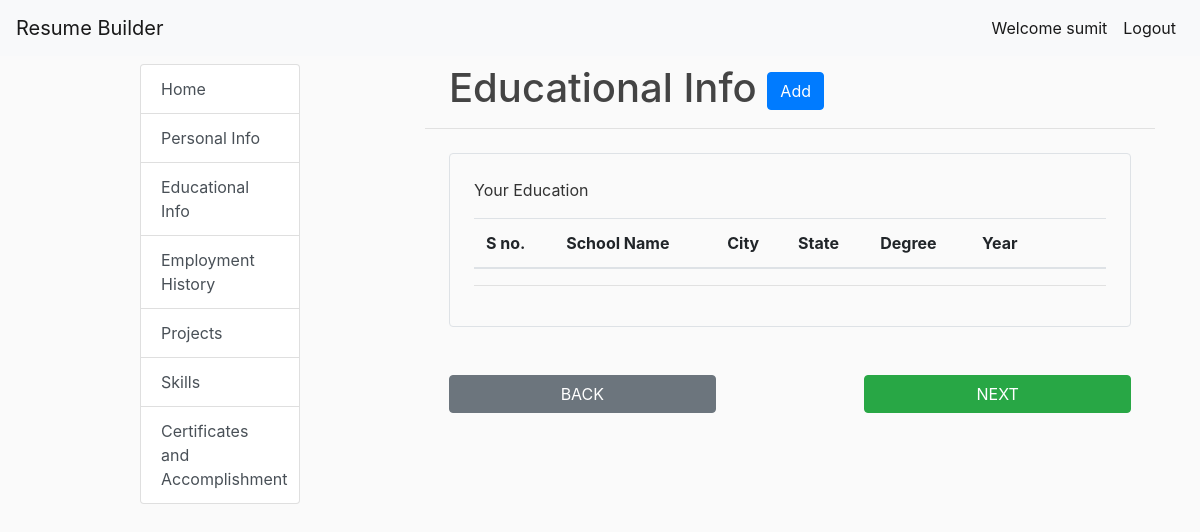
The app's page /educational_list/ (signed in), older data.
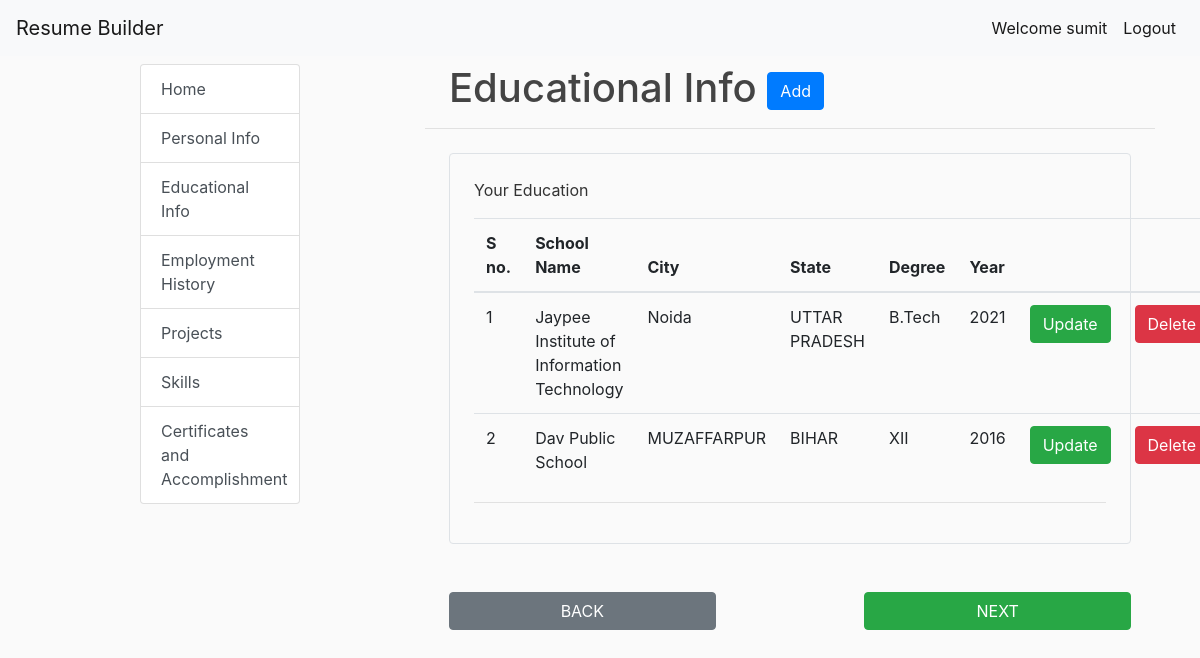
The same page, newer data.
### resume_app/models.py (models this page shows)
class Education(models.Model):
    user = models.ForeignKey('auth.User', on_delete=models.CASCADE, related_name='educations')
    institution_name = models.CharField(max_length=100)
    city = models.CharField(max_length=50)
    state = models.CharField(max_length=50)
    degree = models.CharField(max_length=30)
    stream = models.CharField(max_length=70,blank=True,null=True)
    percentage_or_cg = models.CharField(max_length=10,blank=True,null=True)
    graduation_year=models.CharField(max_length=8)

### resume_app/views.py (the view)
# urls.py: path('educational_list/',views.educational_list,name = 'educational_list'),
@login_required
def educational_list(request):
    lists = Education.objects.filter(user=request.user).order_by('-graduation_year')
    return render(request,'resume_app/educational_list.html',{'lists':lists})

### resume_app/templates/resume_app/educational_list.html (shortened to what this page needs)
{% extends 'resume_app/base.html' %}
{% load crispy_forms_tags %}
{% block content %}
    <h1 class="pl-4">Educational Info  <a class="btn btn-primary" href="{% url 'new_educational_info' %}">Add</a></h1>
    <hr>
    <div class="border rounded p-4 m-4">
        <p class="display-6">Your Education</p>
        <table class="table">
            <thead>
                <tr>
                    <th>S no.</th>
                    <th>School Name</th>
                    <th>City</th>
                    <th>State</th>
                    <th>Degree</th>
                    <th>Year</th>
                    <th></th>
                    <th></th>
                </tr>
            </thead>
            <tbody>
                {% for l in lists %}
                <tr>
                    <td>{{forloop.counter}}</td>
                    <td>{{l.institution_name}}</td>
                    <td>{{l.city}}</td>
                    <td>{{l.state}}</td>
                    <td>{{l.degree}}</td>
                    <td>{{l.graduation_year}}</td>
                    <td><a class="btn btn-success" href="{% url 'update_educational_info' pk=l.id %}">Update</a></td>
                    <td><a class="btn btn-danger" href="{% url 'delete_educational_info' pk=l.id %}">Delete</a></td>
                </tr>
                {% endfor %}
            </tbody>
        </table>
        <hr>
    </div>
<div class="row p-4 b-4">
    <div class="col-lg-5">
        <a class="btn btn-secondary" style="display:inline-block;width:100%" href="{% url 'new_personal_info' %}">BACK</a>
    </div>
    <div class="col-lg-2">
    </div>
    <div class="col-lg-5">
        <a class="btn btn-success" style="display:inline-block;width:100%" href="{% url 'employment_list' %}">NEXT</a>
    </div>
</div>
{% endblock %}

Row changes from the older to the newer data that the page shows:
added Education: institution_name "Jaypee Institute of Information Technology", city "Noida", state "UTTAR PRADESH", degree "B.Tech", graduation_year "2021"
added Education: institution_name "Dav Public School", city "MUZAFFARPUR", state "BIHAR", degree "XII", graduation_year "2016"
